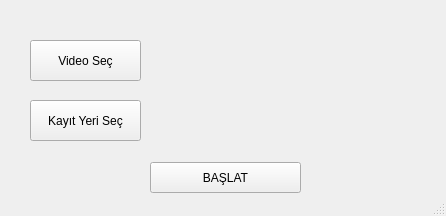
<?xml version="1.0" encoding="UTF-8"?>
<ui version="4.0">
 <class>MainWindow</class>
 <widget class="QMainWindow" name="MainWindow">
  <property name="geometry">
   <rect>
    <x>0</x>
    <y>0</y>
    <width>446</width>
    <height>216</height>
   </rect>
  </property>
  <property name="windowTitle">
   <string>MainWindow</string>
  </property>
  <widget class="QWidget" name="centralwidget">
   <widget class="QPushButton" name="buttonVideoSec">
    <property name="geometry">
     <rect>
      <x>30</x>
      <y>40</y>
      <width>111</width>
      <height>41</height>
     </rect>
    </property>
    <property name="text">
     <string>Video Seç</string>
    </property>
   </widget>
   <widget class="QPushButton" name="buttonKayitYerSec">
    <property name="geometry">
     <rect>
      <x>30</x>
      <y>100</y>
      <width>111</width>
      <height>41</height>
     </rect>
    </property>
    <property name="text">
     <string>Kayıt Yeri Seç</string>
    </property>
   </widget>
   <widget class="QLabel" name="labelVideoYer">
    <property name="geometry">
     <rect>
      <x>170</x>
      <y>40</y>
      <width>221</width>
      <height>41</height>
     </rect>
    </property>
    <property name="text">
     <string/>
    </property>
   </widget>
   <widget class="QLabel" name="labelKayitYer">
    <property name="geometry">
     <rect>
      <x>170</x>
      <y>100</y>
      <width>221</width>
      <height>41</height>
     </rect>
    </property>
    <property name="text">
     <string/>
    </property>
   </widget>
   <widget class="QPushButton" name="buttonBaslat">
    <property name="geometry">
     <rect>
      <x>150</x>
      <y>162</y>
      <width>151</width>
      <height>31</height>
     </rect>
    </property>
    <property name="text">
     <string>BAŞLAT</string>
    </property>
   </widget>
  </widget>
  <widget class="QStatusBar" name="statusbar"/>
 </widget>
 <resources/>
 <connections/>
</ui>
